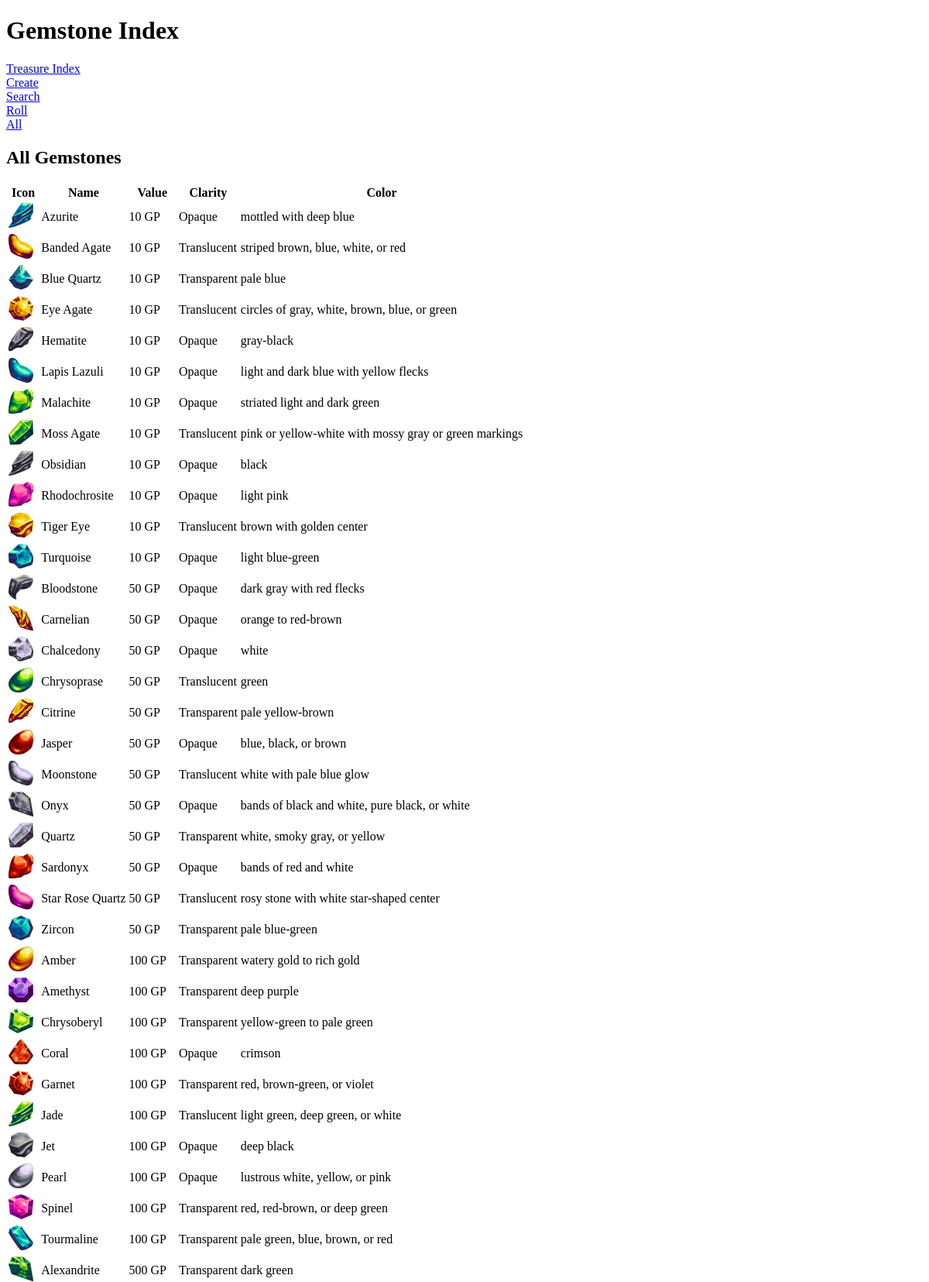
/treasure/gemstone/ (upper part), run on the app's committed database.
### treasure/models.py (models this page shows, shortened)
class Gemstone(models.Model):
    name             = models.CharField(max_length=128)
    value            = models.IntegerField(validators=[MinValueValidator(1), MaxValueValidator(1_000_000)])
    clarity          = models.ForeignKey(
        GemstoneClarity,
        related_name='gemstones',
        on_delete=models.SET_DEFAULT,
        default=1
    )
    color            = models.CharField(max_length=128, blank=True, verbose_name='Color(s)')
    description      = models.TextField(max_length=1024)
    icon             = models.ForeignKey(
        GemstoneIcon,
        related_name='gemstones',
        on_delete=models.SET_DEFAULT,
        default=1
    )
    objects = GemstoneManager()

class GemstoneIcon(models.Model):
    name             = models.CharField(max_length=128)
    image            = models.ImageField(
        upload_to='gemstone-icons',
        max_length=128,
        height_field='height',
        width_field='width'
    )
    width            = models.PositiveIntegerField()
    height           = models.PositiveIntegerField()
    file_hash        = models.CharField(max_length=32, unique=True)

class GemstoneClarity(models.Model):
    class Meta:
        verbose_name_plural = 'Gemsonte clarities'
    name = models.CharField(max_length=128)
    def __str__(self):
        return self.name

### treasure/views.py (the view)
# urls.py: path("gemstone/", views.gemstone_index, name="gemstone_index"),
def gemstone_index(request):
    gemstones = models.Gemstone.objects.all().order_by('value')
    return render(request, 'treasure/gemstone-index.html', {'gemstones': gemstones})

### treasure/models.py (called while the page is built)
    def get_queryset(self):
        return GemstoneQueryQuerySet(self.model, using=self._db)

### treasure/templates/treasure/gemstone-index.html
{% extends 'base.html' %}
{% block content %}
    <h1>Gemstone Index</h1>
    <a href="{% url 'treasure:index' %}">Treasure Index</a>
    <br>
    <a href="{% url 'treasure:gemstone_create' %}">Create</a>
    <br>
    <a href="{% url 'treasure:gemstone_search' %}">Search</a>
    <br>
    <a href="{% url 'treasure:gemstone_roll' %}">Roll</a>
    <br>
    <a href="{% url 'treasure:gemstone_all' %}">All</a>
    {% include 'treasure/gemstone-all.html' with gemstones=gemstones %}
{% endblock %}

### templates/base.html (shortened to what this page needs)
<!DOCTYPE html>
<html lang="en-us">
<head>
    {% load static %}
    <link rel="stylesheet" href="{% static 'css/landing.css' %}">
</head>
{% block body %}
    <body hx-headers='{"X-CSRFToken": "{{ csrf_token }}"}'>
    <div class="container">
        {% block content %}{% endblock %}
    </div>
</body>
{% endblock %}
</html>

### treasure/templates/treasure/gemstone-all.html
{% extends 'base.html' %}
{% block content %}
    <h2>All Gemstones</h2>
    {% include 'treasure/snippets/gemstone-table.html' %}
{% endblock %}

### treasure/templates/treasure/snippets/gemstone-table.html
{% load  humanize %}
{% if gemstones %}
    <table id="gemstoneTable">
        <thead>
        <tr>
            <th>
                Icon
            </th>
            <th
                hx-get="{% url 'treasure:gemstone_sorted_table' %}"
                hx-vals='{"sort_by": "name"}'
                hx-target="#gemstoneTable"
                hx-swap="outerHTML"
                role="button"
            >
                Name
            </th>
            <th
                hx-get="{% url 'treasure:gemstone_sorted_table' %}"
                hx-vals='{"sort_by": "value"}'
                hx-target="#gemstoneTable"
                hx-swap="outerHTML"
                role="button"
            >
                Value
            </th>
            <th
                hx-get="{% url 'treasure:gemstone_sorted_table' %}"
                hx-vals='{"sort_by": "clarity"}'
                hx-target="#gemstoneTable"
                hx-swap="outerHTML"
                role="button"
            >
                Clarity
            </th>
            <th
                hx-get="{% url 'treasure:gemstone_sorted_table' %}"
                hx-vals='{"sort_by": "color"}'
                hx-target="#gemstoneTable"
                hx-swap="outerHTML"
                role="button"
            >
                Color
            </th>
        </tr>
        </thead>
        <tbody>
            {% for gemstone in gemstones %}
                <tr class="gemstone-tr" onclick="window.location='{% url 'treasure:gemstone_view' gemstone.id %}';">
                    <td><img src="{{ gemstone.icon.image.url }}" alt="{{ gemstone.name }}" width="32" height="32"></td>
                    <td>{{ gemstone.name }}</td>
                    <td>{{ gemstone.value|intcomma }} GP</td>
                    <td>{{ gemstone.clarity|capfirst }}</td>
                    <td>{{ gemstone.color }}</td>
                </tr>
            {% endfor %}
        </tbody>
    </table>
{% endif %}

### static/css/landing.css (style rules this page uses)
th[hx-get] { cursor: pointer; }
.gemstone-tr { cursor: pointer; }

### data on the page
Gemstone: icon.image (picture), name "Azurite", value "10", clarity "Opaque", color "mottled with deep blue"
Gemstone: icon.image (picture), name "Banded Agate", value "10", clarity "Translucent", color "striped brown, blue, white, or red"
Gemstone: icon.image (picture), name "Blue Quartz", value "10", clarity "Transparent", color "pale blue"
Gemstone: icon.image (picture), name "Eye Agate", value "10", clarity "Translucent", color "circles of gray, white, brown, blue, or green"
Gemstone: icon.image (picture), name "Hematite", value "10", clarity "Opaque", color "gray-black"
Gemstone: icon.image (picture), name "Lapis Lazuli", value "10", clarity "Opaque", color "light and dark blue with yellow flecks"
Gemstone: icon.image (picture), name "Malachite", value "10", clarity "Opaque", color "striated light and dark green"
Gemstone: icon.image (picture), name "Moss Agate", value "10", clarity "Translucent", color "pink or yellow-white with mossy gray or green markings"
Gemstone: icon.image (picture), name "Obsidian", value "10", clarity "Opaque", color "black"
Gemstone: icon.image (picture), name "Rhodochrosite", value "10", clarity "Opaque", color "light pink"
Gemstone: icon.image (picture), name "Tiger Eye", value "10", clarity "Translucent", color "brown with golden center"
Gemstone: icon.image (picture), name "Turquoise", value "10", clarity "Opaque", color "light blue-green"
Gemstone: icon.image (picture), name "Bloodstone", value "50", clarity "Opaque", color "dark gray with red flecks"
Gemstone: icon.image (picture), name "Carnelian", value "50", clarity "Opaque", color "orange to red-brown"
Gemstone: icon.image (picture), name "Chalcedony", value "50", clarity "Opaque", color "white"
Gemstone: icon.image (picture), name "Chrysoprase", value "50", clarity "Translucent", color "green"
Gemstone: icon.image (picture), name "Citrine", value "50", clarity "Transparent", color "pale yellow-brown"
Gemstone: icon.image (picture), name "Jasper", value "50", clarity "Opaque", color "blue, black, or brown"
Gemstone: icon.image (picture), name "Moonstone", value "50", clarity "Translucent", color "white with pale blue glow"
Gemstone: icon.image (picture), name "Onyx", value "50", clarity "Opaque", color "bands of black and white, pure black, or white"
Gemstone: icon.image (picture), name "Quartz", value "50", clarity "Transparent", color "white, smoky gray, or yellow"
Gemstone: icon.image (picture), name "Sardonyx", value "50", clarity "Opaque", color "bands of red and white"
Gemstone: icon.image (picture), name "Star Rose Quartz", value "50", clarity "Translucent", color "rosy stone with white star-shaped center"
Gemstone: icon.image (picture), name "Zircon", value "50", clarity "Transparent", color "pale blue-green"
Gemstone: icon.image (picture), name "Amber", value "100", clarity "Transparent", color "watery gold to rich gold"
Gemstone: icon.image (picture), name "Amethyst", value "100", clarity "Transparent", color "deep purple"
Gemstone: icon.image (picture), name "Chrysoberyl", value "100", clarity "Transparent", color "yellow-green to pale green"
Gemstone: icon.image (picture), name "Coral", value "100", clarity "Opaque", color "crimson"
Gemstone: icon.image (picture), name "Garnet", value "100", clarity "Transparent", color "red, brown-green, or violet"
Gemstone: icon.image (picture), name "Jade", value "100", clarity "Translucent", color "light green, deep green, or white"
Gemstone: icon.image (picture), name "Jet", value "100", clarity "Opaque", color "deep black"
Gemstone: icon.image (picture), name "Pearl", value "100", clarity "Opaque", color "lustrous white, yellow, or pink"
Gemstone: icon.image (picture), name "Spinel", value "100", clarity "Transparent", color "red, red-brown, or deep green"
Gemstone: icon.image (picture), name "Tourmaline", value "100", clarity "Transparent", color "pale green, blue, brown, or red"
Gemstone: icon.image (picture), name "Alexandrite", value "500", clarity "Transparent", color "dark green"
